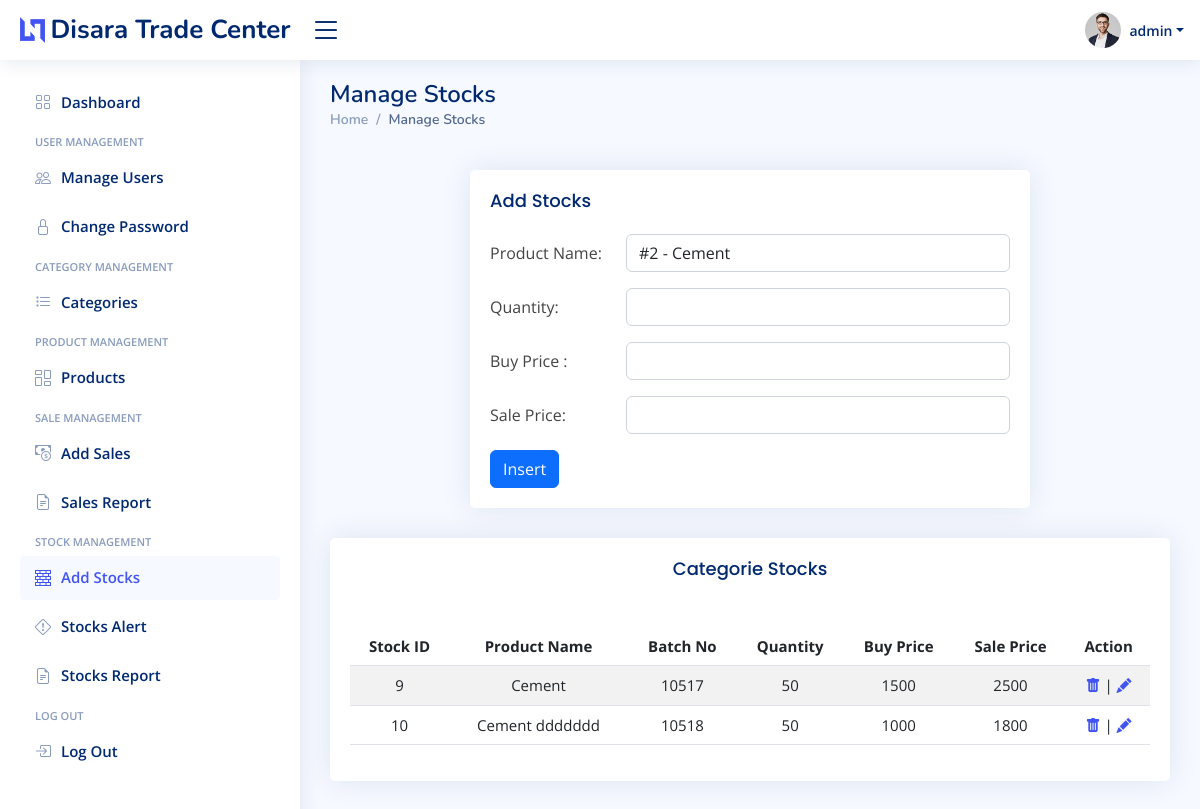
The app's page /Stocks.php (signed in), older data.
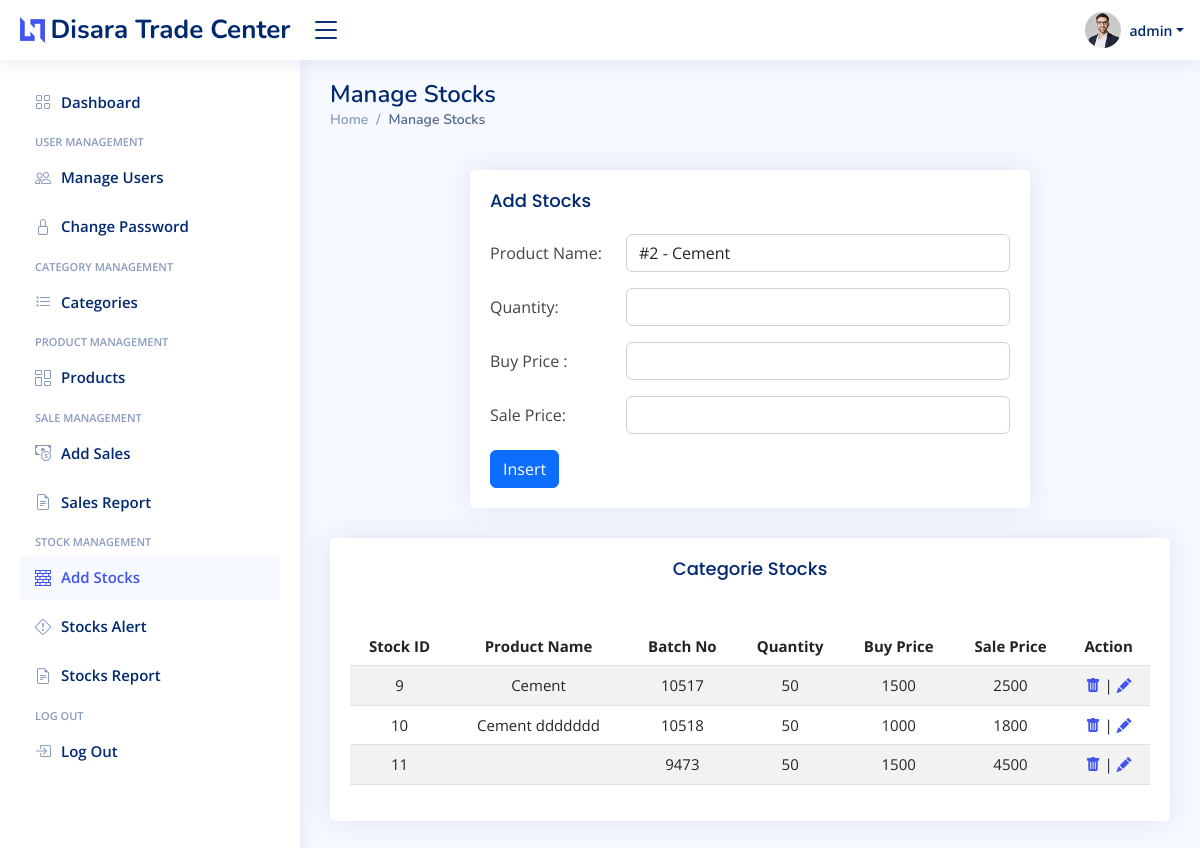
The same page, newer data.
### tables this page shows
CREATE TABLE `stocks` (
  `s_id` int NOT NULL AUTO_INCREMENT,
  `pro_id` int NOT NULL,
  `batch_no` int NOT NULL,
  `quantity` int NOT NULL,
  `buy_price` int NOT NULL,
  `sale_price` int NOT NULL,
  `add_date` datetime NOT NULL DEFAULT CURRENT_TIMESTAMP,
  PRIMARY KEY (`s_id`)
);

CREATE TABLE `products` (
  `pro_id` int unsigned NOT NULL AUTO_INCREMENT,
  `pro_name` varchar(255) NOT NULL,
  `categorie_id` int unsigned NOT NULL,
  `media_file` varchar(100) NOT NULL DEFAULT '0',
  `st_alert` int NOT NULL DEFAULT '0',
  `created` datetime NOT NULL DEFAULT CURRENT_TIMESTAMP,
  PRIMARY KEY (`pro_id`)
);

### Stocks.php (the view, shortened to what the changed rows need)
<?php
require_once "config/database.php";
require_once "layout/header.php";
require_once "layout/footer.php";
$sql = "SELECT * FROM `products`";
$result = $conn->query($sql);
$product_options = "";
if ($result->num_rows > 0) {
    while ($row = $result->fetch_assoc()) {
        $value = "<option value='" . $row["pro_id"] . "'> #" . $row["pro_id"] . " - " . $row["pro_name"] . "</option>";
        $product_options = $product_options . $value;
    }
}
if (isset($_GET['update'])) {
    $sql = "SELECT * FROM `stocks` LEFT JOIN `products` ON `stocks`.`pro_id` = `products`.`pro_id` WHERE s_id='" . $_GET['update'] . "'";
    $result = $conn->query($sql);
    $row = $result->fetch_assoc();
    $stock_id = $_GET['update'];
    $pro_name = " ( " .  $row["pro_name"] . " ) ";
    $batch_no = " Batch : # " . $row["batch_no"];
    $quantity = $row["quantity"];
    $buy_price = $row["buy_price"];
    $sale_price = $row["sale_price"];
    $btn_update = "";
    $btn_insert = "display: none;";
} else {
    $stock_id = "";
    $batch_no = "";
    $quantity = "";
    $buy_price = "";
    $sale_price = "";
    $btn_update = "display: none;";
    $btn_insert = "";
}
echo <<<EOT
<main id="main" class="main">
    <div class="pagetitle">
        <h1>Manage Stocks</h1>
    </div>
    <br>
                            <h5 class="card-title">Add Stocks $pro_name $batch_no</h5>
                                        <input type="hidden" name="stock_id" value="$stock_id">
                                            $product_options
                                        <input type="text" class="form-control "name="quantity" value="$quantity" required>
                                        <input type="text" class="form-control "name="buy_price" value="$buy_price" required>
                                        <input type="text" class="form-control "name="sale_price" value="$sale_price" required>
                                    <button type="submit"  style="$btn_insert" class="btn btn-primary" name="insert">Insert</button>
                                    <button type="submit"  style="$btn_update" class="btn btn-primary" name="update">Update</button>
    <div class="row">
    <div class="col-lg-12">
        <div class="card">
            <div class="card-body">
                <br>
                <div style="overflow-x:auto;">
                    <table class="table table-striped" style="text-align:center; white-space:nowrap;font-size: 15px; "
                        id="dataTable" width="100%" cellspacing="0">
                        <thead>
                            <tr>
                                <th scope="col">Stock ID</th>
                                <th scope="col">Product Name</th>
                                <th scope="col">Batch No</th>
                                <th scope="col">Quantity</th>
                                <th scope="col">Buy Price</th>
                                <th scope="col">Sale Price</th>
                                <th scope="col">Action</th>
                            </tr>
                        </thead>
                        <tbody>
EOT;
$sql = "SELECT * FROM `stocks` LEFT JOIN `products` ON `stocks`.`pro_id` = `products`.`pro_id`;";
$result = $conn->query($sql);
if ($result->num_rows > 0) {
    $pval = "";
    while ($row = $result->fetch_assoc()) {
        $newval = $row["pro_name"];
        if ($pval == $newval) {
            $name_val = "";
        } else {
            $name_val = $row["pro_name"];
            $pval = $newval;
        }
        echo "<tr><td>" . $row["s_id"] . "</td>
	<td>" . $name_val . "</td>
    <td>" . $row["batch_no"] . "</td>
    <td>" . $row["quantity"] . "</td>
    <td>" . $row["buy_price"] . "</td>
    <td>" . $row["sale_price"] . "</td>
    <td> <a href='?delete={$row["s_id"]}' title='Click To Delete'><i class='bi bi-trash-fill'></i></a> |
    <a href='?update={$row["s_id"]}' title='Click To Delete'><i class='bi bi-pencil-fill'></i> </a>" . "</td></tr>";
    }
    echo "</tbody></table></div></div></div></div>";
} else {
    echo "</tbody></table></div></div></div></div>";
}
echo "</main>";

Row changes from the older to the newer data that the page shows:
added stocks: s_id "11", batch_no "9473", quantity "50", buy_price "1500", sale_price "4500"
